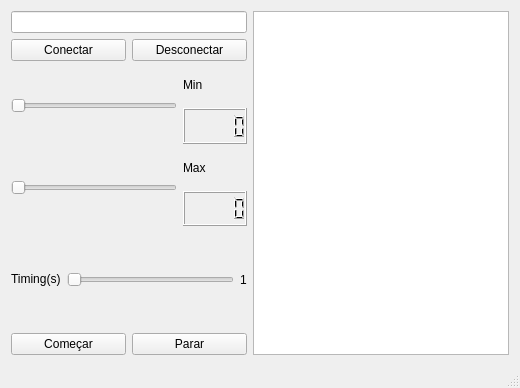
<?xml version="1.0" encoding="UTF-8"?>
<ui version="4.0">
 <class>MainWindow</class>
 <widget class="QMainWindow" name="MainWindow">
  <property name="geometry">
   <rect>
    <x>0</x>
    <y>0</y>
    <width>520</width>
    <height>388</height>
   </rect>
  </property>
  <property name="windowTitle">
   <string>MainWindow</string>
  </property>
  <widget class="QWidget" name="centralWidget">
   <layout class="QHBoxLayout" name="horizontalLayout_4">
    <item>
     <layout class="QVBoxLayout" name="verticalLayout" stretch="0,0,10,6,4">
      <item>
       <widget class="QLineEdit" name="ipEdit">
        <property name="font">
         <font>
          <pointsize>9</pointsize>
         </font>
        </property>
       </widget>
      </item>
      <item>
       <layout class="QHBoxLayout" name="horizontalLayout_2">
        <item>
         <widget class="QPushButton" name="conectarButton">
          <property name="font">
           <font>
            <pointsize>9</pointsize>
           </font>
          </property>
          <property name="text">
           <string>Conectar</string>
          </property>
         </widget>
        </item>
        <item>
         <widget class="QPushButton" name="desconectarButton">
          <property name="font">
           <font>
            <pointsize>9</pointsize>
           </font>
          </property>
          <property name="text">
           <string>Desconectar</string>
          </property>
         </widget>
        </item>
       </layout>
      </item>
      <item>
       <layout class="QGridLayout" name="gridLayout_2" rowstretch="0,0,0,0">
        <item row="0" column="0" rowspan="2">
         <widget class="QSlider" name="minSlider">
          <property name="orientation">
           <enum>Qt::Horizontal</enum>
          </property>
         </widget>
        </item>
        <item row="0" column="1">
         <widget class="QLabel" name="minlabel">
          <property name="sizePolicy">
           <sizepolicy hsizetype="Preferred" vsizetype="Preferred">
            <horstretch>0</horstretch>
            <verstretch>0</verstretch>
           </sizepolicy>
          </property>
          <property name="font">
           <font>
            <pointsize>9</pointsize>
           </font>
          </property>
          <property name="text">
           <string>Min</string>
          </property>
         </widget>
        </item>
        <item row="1" column="1">
         <widget class="QLCDNumber" name="minLcdNumber">
          <property name="sizePolicy">
           <sizepolicy hsizetype="Minimum" vsizetype="Minimum">
            <horstretch>0</horstretch>
            <verstretch>0</verstretch>
           </sizepolicy>
          </property>
         </widget>
        </item>
        <item row="2" column="0" rowspan="2">
         <widget class="QSlider" name="maxSlider">
          <property name="orientation">
           <enum>Qt::Horizontal</enum>
          </property>
         </widget>
        </item>
        <item row="2" column="1">
         <widget class="QLabel" name="maxLabel">
          <property name="sizePolicy">
           <sizepolicy hsizetype="Preferred" vsizetype="Preferred">
            <horstretch>0</horstretch>
            <verstretch>0</verstretch>
           </sizepolicy>
          </property>
          <property name="font">
           <font>
            <pointsize>9</pointsize>
           </font>
          </property>
          <property name="text">
           <string>Max</string>
          </property>
         </widget>
        </item>
        <item row="3" column="1">
         <widget class="QLCDNumber" name="maxLcdNumber">
          <property name="sizePolicy">
           <sizepolicy hsizetype="Minimum" vsizetype="Minimum">
            <horstretch>0</horstretch>
            <verstretch>0</verstretch>
           </sizepolicy>
          </property>
         </widget>
        </item>
       </layout>
      </item>
      <item>
       <layout class="QHBoxLayout" name="horizontalLayout_3">
        <item>
         <widget class="QLabel" name="label_3">
          <property name="sizePolicy">
           <sizepolicy hsizetype="Preferred" vsizetype="Maximum">
            <horstretch>0</horstretch>
            <verstretch>0</verstretch>
           </sizepolicy>
          </property>
          <property name="font">
           <font>
            <pointsize>9</pointsize>
           </font>
          </property>
          <property name="text">
           <string>Timing(s)</string>
          </property>
         </widget>
        </item>
        <item>
         <widget class="QSlider" name="timingSlider">
          <property name="minimum">
           <number>1</number>
          </property>
          <property name="maximum">
           <number>10</number>
          </property>
          <property name="orientation">
           <enum>Qt::Horizontal</enum>
          </property>
         </widget>
        </item>
        <item>
         <widget class="QLabel" name="timingLabel">
          <property name="font">
           <font>
            <pointsize>9</pointsize>
           </font>
          </property>
          <property name="text">
           <string>1</string>
          </property>
         </widget>
        </item>
       </layout>
      </item>
      <item>
       <layout class="QHBoxLayout" name="horizontalLayout" stretch="0,0">
        <property name="spacing">
         <number>6</number>
        </property>
        <item>
         <widget class="QPushButton" name="comecarButton">
          <property name="font">
           <font>
            <pointsize>9</pointsize>
           </font>
          </property>
          <property name="text">
           <string>Começar</string>
          </property>
         </widget>
        </item>
        <item>
         <widget class="QPushButton" name="pararButton">
          <property name="font">
           <font>
            <pointsize>9</pointsize>
           </font>
          </property>
          <property name="text">
           <string>Parar</string>
          </property>
         </widget>
        </item>
       </layout>
      </item>
     </layout>
    </item>
    <item>
     <widget class="QTextBrowser" name="logBrowser"/>
    </item>
   </layout>
  </widget>
  <widget class="QStatusBar" name="statusBar"/>
 </widget>
 <layoutdefault spacing="6" margin="11"/>
 <resources/>
 <connections>
  <connection>
   <sender>minSlider</sender>
   <signal>sliderMoved(int)</signal>
   <receiver>minLcdNumber</receiver>
   <slot>display(int)</slot>
   <hints>
    <hint type="sourcelabel">
     <x>99</x>
     <y>153</y>
    </hint>
    <hint type="destinationlabel">
     <x>221</x>
     <y>184</y>
    </hint>
   </hints>
  </connection>
  <connection>
   <sender>maxSlider</sender>
   <signal>sliderMoved(int)</signal>
   <receiver>maxLcdNumber</receiver>
   <slot>display(int)</slot>
   <hints>
    <hint type="sourcelabel">
     <x>99</x>
     <y>213</y>
    </hint>
    <hint type="destinationlabel">
     <x>221</x>
     <y>244</y>
    </hint>
   </hints>
  </connection>
  <connection>
   <sender>timingSlider</sender>
   <signal>sliderMoved(int)</signal>
   <receiver>timingLabel</receiver>
   <slot>setNum(int)</slot>
   <hints>
    <hint type="sourcelabel">
     <x>109</x>
     <y>313</y>
    </hint>
    <hint type="destinationlabel">
     <x>223</x>
     <y>299</y>
    </hint>
   </hints>
  </connection>
 </connections>
</ui>
